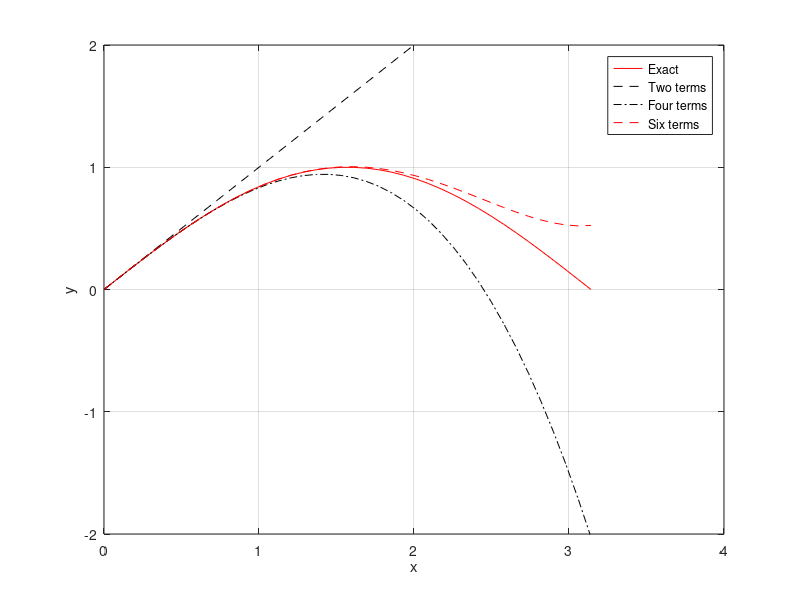

This chart was generated by the following MATLAB code: (Note: this script raises an error after producing the figure.)
x = linspace(0,pi,40); 
y = sin(x);
y2 = x;
y4 = x - x.^3/factorial(3);
y6 = x - x.^3/factorial(3) + x.^5/factorial(5);
plot(x,y, 'r',x,y2,'k--',x,y4,'k-.',x,y6,'r--') 
axis([0,4,-2,2])
legend('Exact' ,'Two terms' ,'Four terms' ,'Six terms') 
xlabel('x');ylabel('y')
grid on

syms x
#f =@(x) exp(x);
f =@(x) sin(x);
taylor(f, x, 0, 'order', 4)